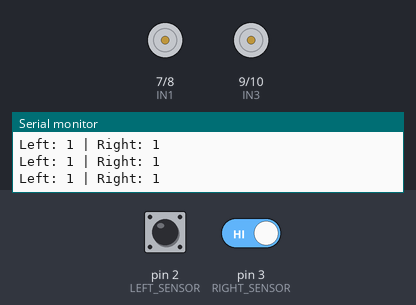
Bench run of a sketch on a simulated Arduino Uno, built with avr-gcc and run on an emulated ATmega328P. On the bench: motor-driver pin pairs drawn as motors (green arrow = first pin HIGH = forward, orange = second pin HIGH = backward, longer = more drive, scaled by the enable pin), the last lines printed to the serial monitor. The test bench sets the inputs (shaded band); at power-on: pin 2 (LEFT_SENSOR) HIGH, pin 3 (RIGHT_SENSOR) HIGH.

Above: at 1.2 s.
1.3 s: pin 2 (LEFT_SENSOR) driven LOW
At 1.9 s:
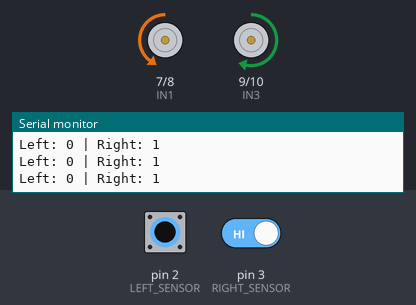
2.8 s: pin 3 (RIGHT_SENSOR) driven LOW
At 4.0 s:
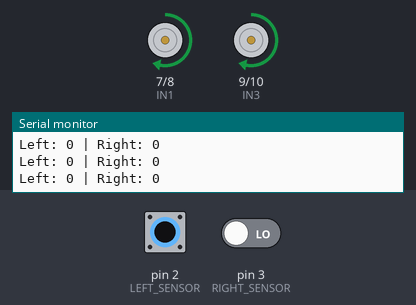
4.3 s: pin 2 (LEFT_SENSOR) driven HIGH
At 5.2 s:
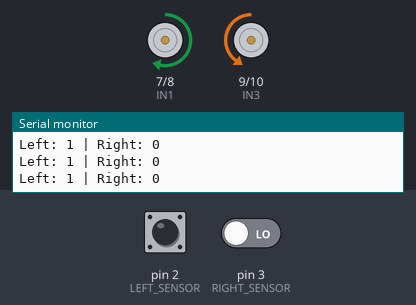
5.8 s: pin 3 (RIGHT_SENSOR) driven HIGH
At 7.0 s:
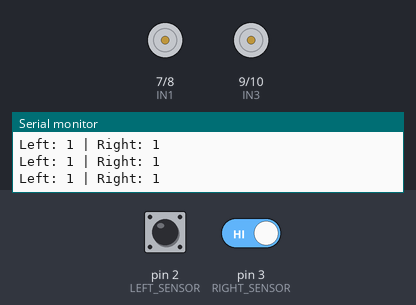
7.3 s: pin 2 (LEFT_SENSOR) pulsed LOW 2 times (0.12 s each, 0.3 s apart)
At 7.53 s:
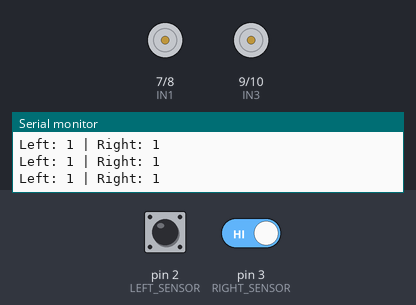
Timing chart, 0 to 10.3 s (numbered marks = the images above; inputs shaded):
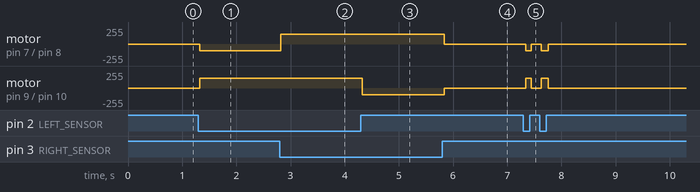

The sketch:

line_follower.ino
```cpp
// Pin assignments
#define LEFT_SENSOR 2
#define RIGHT_SENSOR 3
#define ENA 5           // PWM for left motor
#define ENB 6           // PWM for right motor
#define IN1 7           // Left motor direction
#define IN2 8
#define IN3 9           // Right motor direction
#define IN4 10

int leftSensor, rightSensor;

void setup() {
  pinMode(LEFT_SENSOR, INPUT);
  pinMode(RIGHT_SENSOR, INPUT);
  pinMode(ENA, OUTPUT);
  pinMode(ENB, OUTPUT);
  pinMode(IN1, OUTPUT);
  pinMode(IN2, OUTPUT);
  pinMode(IN3, OUTPUT);
  pinMode(IN4, OUTPUT);
  Serial.begin(9600);
}

void loop() {
  leftSensor = digitalRead(LEFT_SENSOR);
  rightSensor = digitalRead(RIGHT_SENSOR);

  Serial.print("Left: ");
  Serial.print(leftSensor);
  Serial.print(" | Right: ");
  Serial.println(rightSensor);

  if (leftSensor == LOW && rightSensor == LOW) {
    // Both sensors see line → move forward
    moveForward();
  }
  else if (leftSensor == LOW && rightSensor == HIGH) {
    // Left on line → turn left
    turnLeft();
  }
  else if (leftSensor == HIGH && rightSensor == LOW) {
    // Right on line → turn right
    turnRight();
  }
  else {
    // Both off line → stop
    stopMotors();
  }
}

void moveForward() {
  digitalWrite(IN1, HIGH);
  digitalWrite(IN2, LOW);
  digitalWrite(IN3, HIGH);
  digitalWrite(IN4, LOW);
  analogWrite(ENA, 150);
  analogWrite(ENB, 150);
}

void turnLeft() {
  digitalWrite(IN1, LOW);
  digitalWrite(IN2, HIGH);
  digitalWrite(IN3, HIGH);
  digitalWrite(IN4, LOW);
  analogWrite(ENA, 100);
  analogWrite(ENB, 150);
}

void turnRight() {
  digitalWrite(IN1, HIGH);
  digitalWrite(IN2, LOW);
  digitalWrite(IN3, LOW);
  digitalWrite(IN4, HIGH);
  analogWrite(ENA, 150);
  analogWrite(ENB, 100);
}

void stopMotors() {
  digitalWrite(IN1, LOW);
  digitalWrite(IN2, LOW);
  digitalWrite(IN3, LOW);
  digitalWrite(IN4, LOW);
}
```

Measured:
- after the input at 1.3 s, motor on pin 7 (IN1) / pin 8 (IN2): stopped → backward 100/255 at once; motor on pin 9 (IN3) / pin 10 (IN4): stopped → forward 150/255 at once
- after the input at 2.8 s, motor on pin 7 (IN1) / pin 8 (IN2): backward 100/255 → forward 150/255 at once
- after the input at 4.3 s, motor on pin 9 (IN3) / pin 10 (IN4): forward 150/255 → backward 100/255 at once
- after the input at 5.8 s, motor on pin 7 (IN1) / pin 8 (IN2): forward 150/255 → stopped at once; motor on pin 9 (IN3) / pin 10 (IN4): backward 100/255 → stopped at once
- after the input at 7.3 s, motor on pin 7 (IN1) / pin 8 (IN2): alternates backward 100/255 for 0.11 s and stopped for 0.19 s, 4 changes in all, then stays stopped, starting at once; motor on pin 9 (IN3) / pin 10 (IN4): alternates forward 150/255 for 0.11 s and stopped for 0.19 s, 4 changes in all, then stays stopped, starting at once
